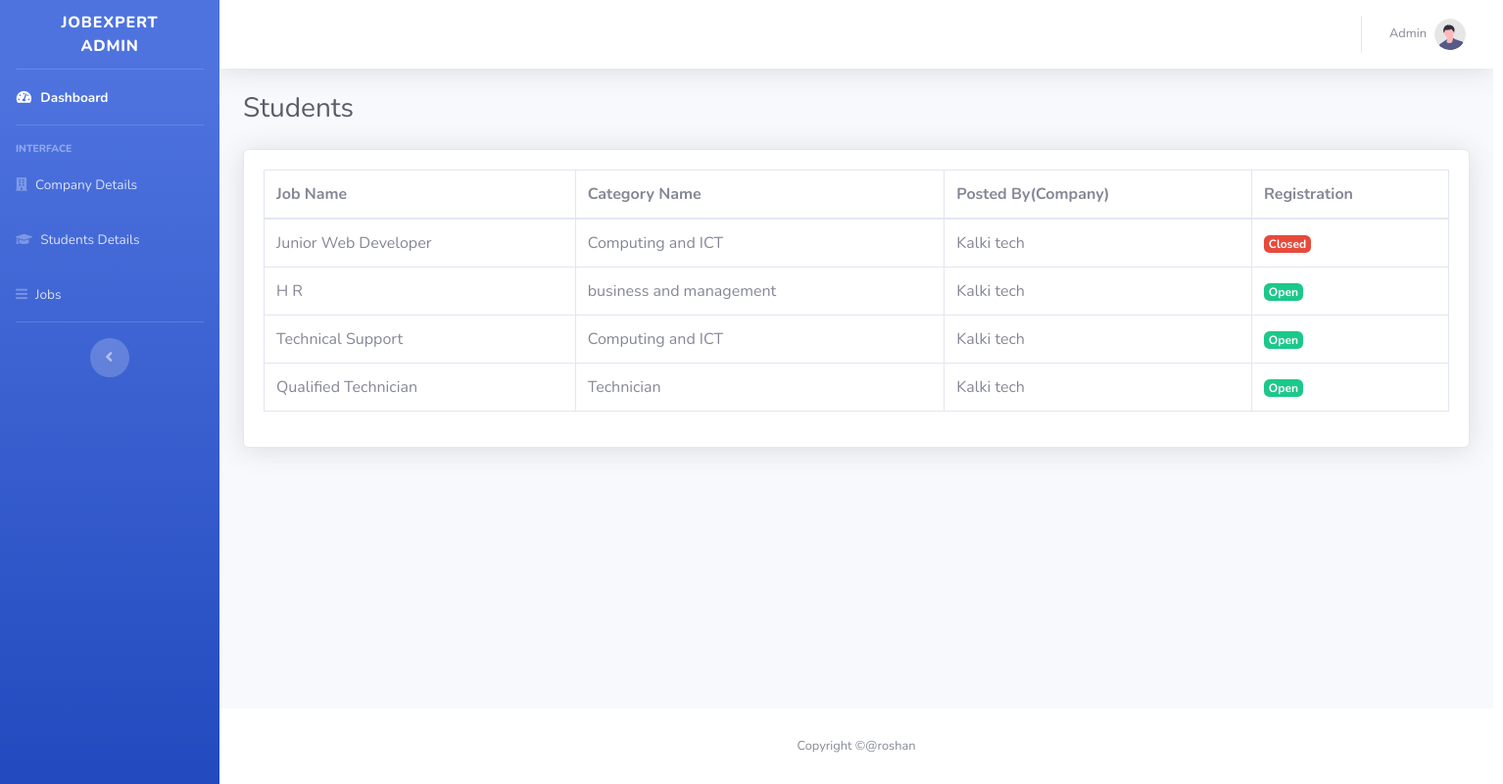
Page /Admin/components/jobs.php on the earlier database version.
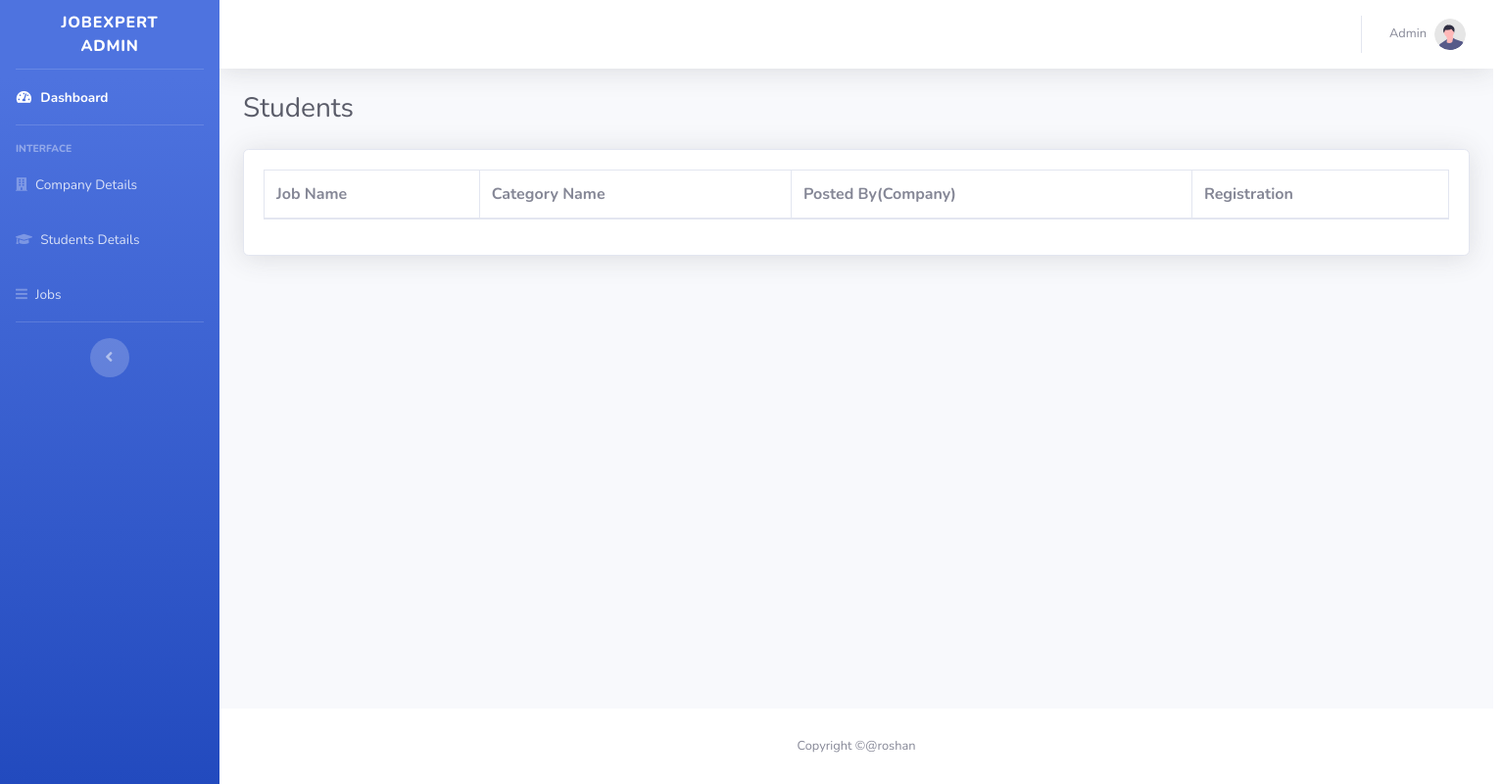
Same page on the later database version.
### tables this page shows
CREATE TABLE `jobs` (
  `job_id` int(11) NOT NULL,
  `job_name` varchar(100) NOT NULL,
  `cat_id` int(11) NOT NULL,
  `Cid` int(11) NOT NULL,
  `jdes` longtext NOT NULL,
  `posted_t_d` date NOT NULL DEFAULT current_timestamp(),
  `jstatus` tinyint(1) NOT NULL
);

CREATE TABLE `category` (
  `cat_id` int(11) NOT NULL,
  `cat_name` varchar(100) NOT NULL
);

CREATE TABLE `company` (
  `Cid` int(11) NOT NULL,
  `Cusername` varchar(100) NOT NULL,
  `cName` varchar(100) NOT NULL,
  `Cnum` varchar(10) NOT NULL,
  `Cdes` longtext NOT NULL,
  `cImage` longtext NOT NULL,
  `status` tinyint(1) NOT NULL
);

### Admin/components/jobs.php (the view, shortened to what this page needs)
<!DOCTYPE html>
<html lang="en">
<head>
    <link href="../vendor/fontawesome-free/css/all.min.css" rel="stylesheet" type="text/css">
    <link href="../css/sb-admin-2.min.css" rel="stylesheet">
    <link href="../vendor/datatables/dataTables.bootstrap4.min.css" rel="stylesheet">
</head>
<body id="page-top">
    <div id="wrapper">
        <?php
        include('../includes/sidebar.php');
        ?>
        <div id="content-wrapper" class="d-flex flex-column">
            <div id="content">
               <?php
               include('../includes/navbar.php');
               ?>
                <div style="width:1300px" class="container-fluid">
                    <h1 class="h3 mb-4 text-gray-800">Students</h1>
                    <div class="card shadow mb-4">
                        <div class="card-body">
                            <div class="table-responsive">
                                <table class="table table-bordered" id="dataTable" width="100%" cellspacing="0">
                                    <thead>
                                    <tr>
                                            <th>Job Name</th>
                                            <th>Category Name</th>
                                            <th>Posted By(Company)</th>
                                            <th>Registration</th>
                                        </tr>
                                    </thead>
                                    <tbody>
                    <?php
                            $sql = 'select * from jobs j
                            inner join category c on j.cat_id = c.cat_id
                            inner join company  cp on j.Cid = cp.Cid
                            ';
                            $rs = $conn->query($sql);
                            while($result = $rs->fetch_assoc()){
                    ?>
                                        <tr>
                                            <td><?php echo $result['job_name']; ?></td>
                                            <td><?php echo $result['cat_name']; ?></td>
                                            <td><?php echo $result['cName']; ?></td>
                                            <?php if($result['jstatus'] == 0 ){ ?>
                                            <td> <span class="badge badge-success">Open</span></td>
                                            <?php }else{ ?>
                                                <td><span class="badge badge-danger">Closed</span</td>
                                                <?php } ?>
                                        </tr>
                                        <?php
                            }
                                        ?>
                                    </tbody>
                                </table>
                            </div>
                        </div>
                    </div>
                </div>
            </div>
            <?php include('../includes/footer.php'); ?>
        </div>
    </div>
</body>
</html>

### Admin/includes/sidebar.php (shortened to what this page needs)
 <div id="wrapper">
<ul class="navbar-nav bg-gradient-primary sidebar sidebar-dark accordion" id="accordionSidebar">
    <a class="sidebar-brand d-flex align-items-center justify-content-center" href="../index.php">
        <div class="sidebar-brand-text mx-3">JobExpert Admin</div>
    </a>
    <hr class="sidebar-divider my-0">
    <li class="nav-item active">
        <a class="nav-link" href="../index.php">
            <i class="fas fa-fw fa-tachometer-alt"></i>
            <span>Dashboard</span></a>
    </li>
    <hr class="sidebar-divider">
    <div class="sidebar-heading">
        Interface
    </div>
    <li class="nav-item">
        <a class="nav-link" href="../../../jobExpert/Admin/components/company.php">
        <i class="fa fa-building"></i>
            <span>Company Details</span></a>
    </li>
    <li class="nav-item">
        <a class="nav-link" href="../../../jobExpert/Admin/components/students.php">
        <i class="fa fa-graduation-cap" aria-hidden="true"></i>
            <span>Students Details</span></a>
    </li>
    <li class="nav-item">
        <a class="nav-link" href="../../../jobExpert/Admin/components/jobs.php">
        <i class="fa fa-bars" aria-hidden="true"></i>
            <span>Jobs</span></a>
    </li>
    <hr class="sidebar-divider d-none d-md-block">
    <div class="text-center d-none d-md-inline">
        <button class="rounded-circle border-0" id="sidebarToggle"></button>
    </div>
</ul>

### Admin/includes/navbar.php (shortened to what this page needs)
<?php $name='Admin'?>
<nav class="navbar navbar-expand navbar-light bg-white topbar mb-4 static-top shadow">
                    <ul class="navbar-nav ml-auto">
                        <li class="nav-item dropdown no-arrow">
                            <a class="nav-link dropdown-toggle" href="#" id="userDropdown" role="button"
                                data-toggle="dropdown" aria-haspopup="true" aria-expanded="false">
                                <span class="mr-2 d-none d-lg-inline text-gray-600 small"><?php echo $name; ?></span>
                                <img class="img-profile rounded-circle"
                                    src="../img/undraw_profile.svg">
                            </a>
                        </li>
                    </ul>
                </nav>

### Admin/includes/footer.php
<footer class="sticky-footer bg-white">
                <div class="container my-auto">
                    <div class="copyright text-center my-auto">
                        <span>Copyright &copy;@roshan</span>
                    </div>
                </div>
            </footer>

Differences in the rows shown:
removed jobs: job_name "Junior Web Developer", cat.cat_name "Computing and ICT", Cid.cName "Kalki tech", jstatus "Closed"
removed jobs: job_name "H R", cat.cat_name "business and management", Cid.cName "Kalki tech", jstatus "Open"
removed jobs: job_name "Technical Support", cat.cat_name "Computing and ICT", Cid.cName "Kalki tech", jstatus "Open"
removed jobs: job_name "Qualified Technician", cat.cat_name "Technician", Cid.cName "Kalki tech", jstatus "Open"
